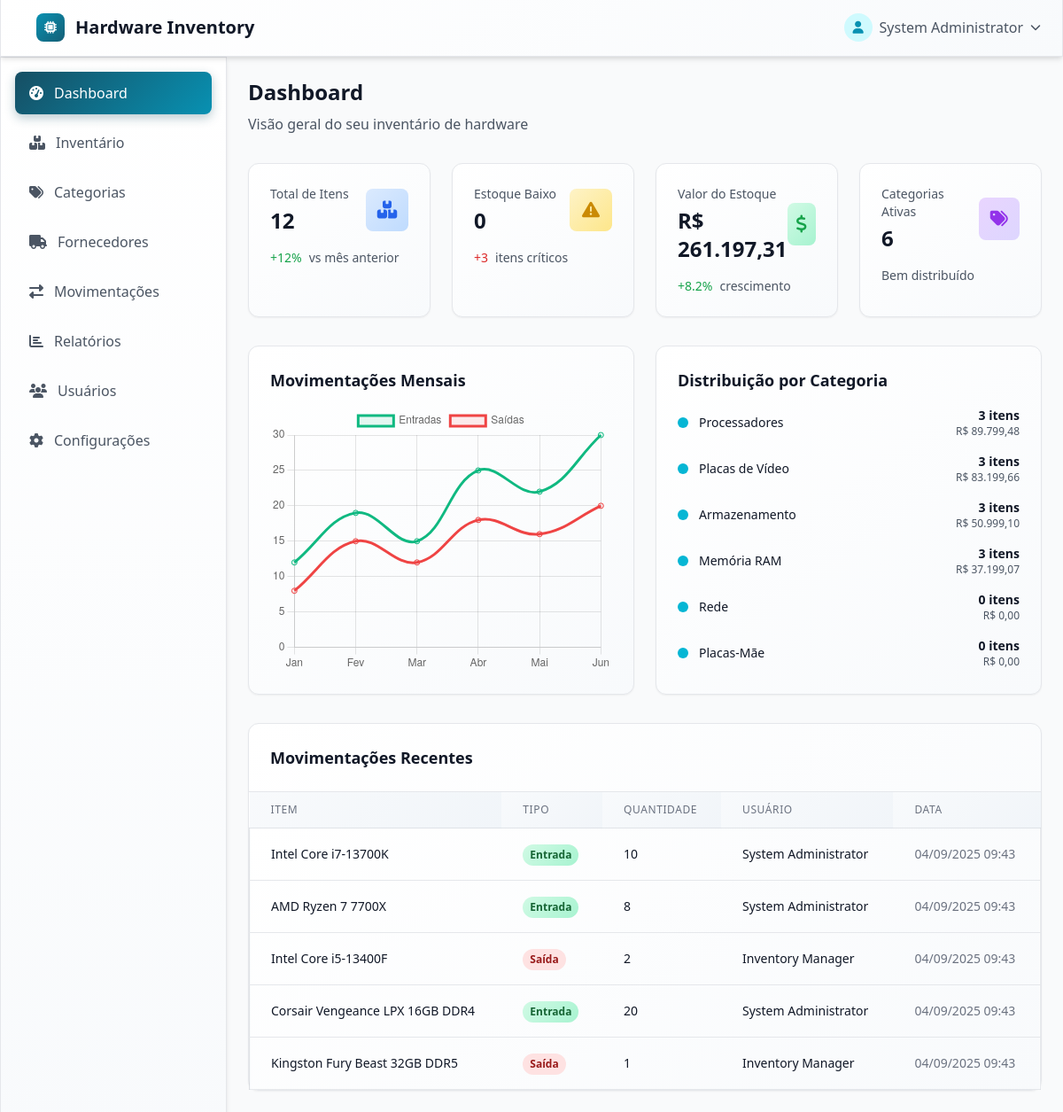
/index.php (signed in), run on the app's committed database.
### tables this page shows
CREATE TABLE IF NOT EXISTS users (
    id INT AUTO_INCREMENT PRIMARY KEY,
    username VARCHAR(50) UNIQUE NOT NULL,
    email VARCHAR(100) UNIQUE NOT NULL,
    password_hash VARCHAR(255) NOT NULL,
    full_name VARCHAR(100) NOT NULL,
    role ENUM('admin', 'manager', 'employee') DEFAULT 'employee',
    created_at TIMESTAMP DEFAULT CURRENT_TIMESTAMP,
    updated_at TIMESTAMP DEFAULT CURRENT_TIMESTAMP ON UPDATE CURRENT_TIMESTAMP,
    is_active BOOLEAN DEFAULT TRUE
);

CREATE TABLE IF NOT EXISTS stock_movements (
    id INT AUTO_INCREMENT PRIMARY KEY,
    hardware_item_id INT NOT NULL,
    movement_type ENUM('in', 'out', 'adjustment') NOT NULL,
    quantity INT NOT NULL,
    previous_quantity INT NOT NULL,
    new_quantity INT NOT NULL,
    reason VARCHAR(255),
    reference_number VARCHAR(100),
    user_id INT,
    created_at TIMESTAMP DEFAULT CURRENT_TIMESTAMP,
    FOREIGN KEY (hardware_item_id) REFERENCES hardware_items(id) ON DELETE CASCADE,
    FOREIGN KEY (user_id) REFERENCES users(id) ON DELETE SET NULL
);

CREATE TABLE IF NOT EXISTS hardware_items (
    id INT AUTO_INCREMENT PRIMARY KEY,
    name VARCHAR(200) NOT NULL,
    description TEXT,
    category_id INT,
    supplier_id INT,
    sku VARCHAR(100) UNIQUE,
    barcode VARCHAR(100),
    unit_price DECIMAL(10,2),
    quantity_in_stock INT DEFAULT 0,
    minimum_stock_level INT DEFAULT 0,
    location VARCHAR(100),
    status ENUM('active', 'discontinued', 'out_of_stock') DEFAULT 'active',
    created_at TIMESTAMP DEFAULT CURRENT_TIMESTAMP,
    updated_at TIMESTAMP DEFAULT CURRENT_TIMESTAMP ON UPDATE CURRENT_TIMESTAMP,
    FOREIGN KEY (category_id) REFERENCES categories(id) ON DELETE SET NULL,
    FOREIGN KEY (supplier_id) REFERENCES suppliers(id) ON DELETE SET NULL
);

### index.php (the view, shortened to what the rows shown need)
<?php
require_once 'includes/functions.php';
$current_user = getCurrentUser();
$pdo = getDBConnection();
$recentMovements = getRecentMovements($pdo, 5);
?>
<!DOCTYPE html>
<html lang="pt-BR">
<head>
    <link href="https://cdnjs.cloudflare.com/ajax/libs/font-awesome/6.4.0/css/all.min.css" rel="stylesheet">
    <script src="https://cdn.tailwindcss.com"></script>
    <link rel="stylesheet" href="assets/css/dashboard.css">
</head>
<body class="bg-gray-50 font-sans">
    <header class="bg-white shadow-sm border-b border-gray-200 fixed top-0 left-0 right-0 z-40">
        <div class="flex items-center justify-between px-6 py-4">
            <div class="flex items-center space-x-4">
                <div class="flex items-center space-x-3">
                    <h1 class="text-xl font-bold text-gray-900">Hardware Inventory</h1>
                </div>
            </div>
            <div class="flex items-center space-x-4">
                <div class="relative group">
                    <button class="flex items-center space-x-2 text-gray-600 hover:text-gray-900">
                        <div class="w-8 h-8 bg-cyan-100 rounded-full flex items-center justify-center">
                            <i class="fas fa-user text-cyan-600 text-sm"></i>
                        </div>
                        <span class="hidden md:block font-medium"><?php echo htmlspecialchars($current_user['full_name']); ?></span>
                        <i class="fas fa-chevron-down text-xs"></i>
                    </button>
                </div>
            </div>
        </div>
    </header>
    <main class="lg:ml-64 pt-16 min-h-screen">
        <div class="p-6">
            <div class="mb-8">
                <h2 class="text-2xl font-bold text-gray-900 mb-2">Dashboard</h2>
            </div>
            <div class="bg-white rounded-xl shadow-sm border border-gray-200">
                <div class="overflow-x-auto">
                    <table class="w-full">
                        <thead class="bg-gray-50">
                            <tr>
                                <th class="px-6 py-3 text-left text-xs font-medium text-gray-500 uppercase tracking-wider">Item</th>
                                <th class="px-6 py-3 text-left text-xs font-medium text-gray-500 uppercase tracking-wider">Tipo</th>
                                <th class="px-6 py-3 text-left text-xs font-medium text-gray-500 uppercase tracking-wider">Quantidade</th>
                                <th class="px-6 py-3 text-left text-xs font-medium text-gray-500 uppercase tracking-wider">Usuário</th>
                                <th class="px-6 py-3 text-left text-xs font-medium text-gray-500 uppercase tracking-wider">Data</th>
                            </tr>
                        </thead>
                        <tbody class="bg-white divide-y divide-gray-200">
                            <?php foreach($recentMovements as $movement): ?>
                            <tr class="hover:bg-gray-50">
                                <td class="px-6 py-4 whitespace-nowrap">
                                    <div class="text-sm font-medium text-gray-900"><?php echo htmlspecialchars($movement['item_name']); ?></div>
                                </td>
                                <td class="px-6 py-4 whitespace-nowrap">
                                    <span class="inline-flex px-2 py-1 text-xs font-semibold rounded-full
                                        <?php echo $movement['movement_type'] == 'in' ? 'bg-green-100 text-green-800' : 'bg-red-100 text-red-800'; ?>">
                                        <?php echo $movement['movement_type'] == 'in' ? 'Entrada' : 'Saída'; ?>
                                    </span>
                                </td>
                                <td class="px-6 py-4 whitespace-nowrap text-sm text-gray-900">
                                    <?php echo $movement['quantity']; ?>
                                </td>
                                <td class="px-6 py-4 whitespace-nowrap text-sm text-gray-900">
                                    <?php echo htmlspecialchars($movement['user_name'] ?? 'Sistema'); ?>
                                </td>
                                <td class="px-6 py-4 whitespace-nowrap text-sm text-gray-500">
                                    <?php echo formatDateTime($movement['created_at']); ?>
                                </td>
                            </tr>
                            <?php endforeach; ?>
                        </tbody>
                    </table>
                </div>
            </div>
        </div>
    </main>
    <script>
        // Sidebar toggle functionality
        const sidebarToggle = document.getElementById('sidebarToggle');
        const sidebar = document.getElementById('sidebar');
        const sidebarOverlay = document.getElementById('sidebarOverlay');
        sidebarToggle.addEventListener('click', () => {
            sidebar.classList.toggle('-translate-x-full');
            sidebarOverlay.classList.toggle('hidden');
        });
        sidebarOverlay.addEventListener('click', () => {
            sidebar.classList.add('-translate-x-full');
            sidebarOverlay.classList.add('hidden');
        });
        // Stock Movements Chart
        const ctx = document.getElementById('movementsChart').getContext('2d');
        const movementsChart = new Chart(ctx, {
            type: 'line',
            data: {
                labels: ['Jan', 'Fev', 'Mar', 'Abr', 'Mai', 'Jun'],
                datasets: [{
                    label: 'Entradas',
                    data: [12, 19, 15, 25, 22, 30],
                    borderColor: '#10b981',
                    backgroundColor: 'rgba(16, 185, 129, 0.1)',
                    tension: 0.4
                }, {
                    label: 'Saídas',
                    data: [8, 15, 12, 18, 16, 20],
                    borderColor: '#ef4444',
                    backgroundColor: 'rgba(239, 68, 68, 0.1)',
                    tension: 0.4
                }]
            },
            options: {
                responsive: true,
                maintainAspectRatio: false,
                plugins: {
                    legend: {
                        position: 'top',
                    }
                },
                scales: {
                    y: {
                        beginAtZero: true
                    }
                }
            }
        });
    </script>
</body>
</html>

### data on the page
users: full_name "System Administrator"
stock_movements: hardware_item.name "Intel Core i7-13700K", movement_type "Entrada", quantity "10", user.full_name "System Administrator", created_at "04/09/2025 09:43"
stock_movements: hardware_item.name "AMD Ryzen 7 7700X", movement_type "Entrada", quantity "8", user.full_name "System Administrator", created_at "04/09/2025 09:43"
stock_movements: hardware_item.name "Intel Core i5-13400F", movement_type "Saída", quantity "2", user.full_name "Inventory Manager", created_at "04/09/2025 09:43"
stock_movements: hardware_item.name "Corsair Vengeance LPX 16GB DDR4", movement_type "Entrada", quantity "20", user.full_name "System Administrator", created_at "04/09/2025 09:43"
stock_movements: hardware_item.name "Kingston Fury Beast 32GB DDR5", movement_type "Saída", quantity "1", user.full_name "Inventory Manager", created_at "04/09/2025 09:43"

### other printed values
$totalItems "12"
$lowStockCount "0"
formatCurrency($inventoryValue) "R$ 261.197,31"
count($categoryStats) "6"
$category['name'] "Processadores"
$category['item_count'] "3"
formatCurrency($category['category_value'] ?? 0) "R$ 89.799,48"
$category['name'] "Placas de Vídeo"
formatCurrency($category['category_value'] ?? 0) "R$ 83.199,66"
$category['name'] "Armazenamento"
formatCurrency($category['category_value'] ?? 0) "R$ 50.999,10"
$category['name'] "Memória RAM"
formatCurrency($category['category_value'] ?? 0) "R$ 37.199,07"
$category['name'] "Rede"
$category['item_count'] "0"
